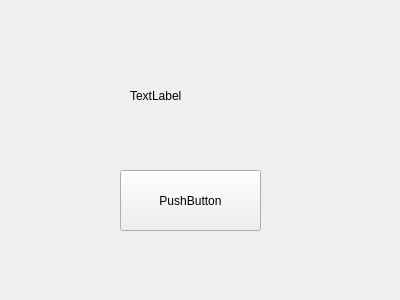
<?xml version="1.0" encoding="UTF-8"?>
<ui version="4.0">
 <class>myWidget</class>
 <widget class="QWidget" name="myWidget">
  <property name="geometry">
   <rect>
    <x>0</x>
    <y>0</y>
    <width>400</width>
    <height>300</height>
   </rect>
  </property>
  <property name="windowTitle">
   <string>myWidget</string>
  </property>
  <widget class="QLabel" name="label">
   <property name="geometry">
    <rect>
     <x>130</x>
     <y>70</y>
     <width>131</width>
     <height>51</height>
    </rect>
   </property>
   <property name="text">
    <string>TextLabel</string>
   </property>
  </widget>
  <widget class="QPushButton" name="pushButton">
   <property name="geometry">
    <rect>
     <x>120</x>
     <y>170</y>
     <width>141</width>
     <height>61</height>
    </rect>
   </property>
   <property name="text">
    <string>PushButton</string>
   </property>
  </widget>
 </widget>
 <layoutdefault spacing="6" margin="11"/>
 <resources/>
 <connections/>
</ui>
